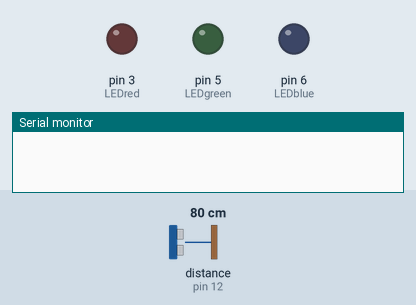
This sketch was run on a simulated Arduino Uno, built with avr-gcc and run on an emulated ATmega328P. Shown: output pins drawn as LEDs (lit = HIGH), the last lines printed to the serial monitor. Wiring (inferred from the names in the program): ultrasonic range finder: trigger pin 13; echo pin 12. The test bench sets the inputs (shaded band); at power-on: distance to the obstacle (sensor on pin 12) 80 cm. The echo pulse lasts 58.3 µs per cm; pins used as bus, display or sensor lines are not drawn.

Above: at 1.2 s.
1.3 s: distance to the obstacle (sensor on pin 12) set to 22 cm
2.8 s: distance to the obstacle (sensor on pin 12) set to 18 cm
4.7 s: distance to the obstacle (sensor on pin 12) set to 54 cm
6.2 s: distance to the obstacle (sensor on pin 12) set to 60 cm
At 6.5 s:
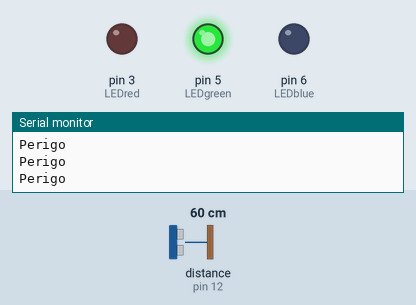
7.7 s: distance to the obstacle (sensor on pin 12) set to 44 cm
9.2 s: distance to the obstacle (sensor on pin 12) set to 37 cm
At 10.0 s:
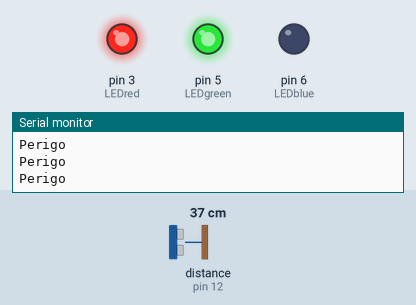
Timing chart, 0 to 11.7 s (numbered marks = the images above; inputs shaded):
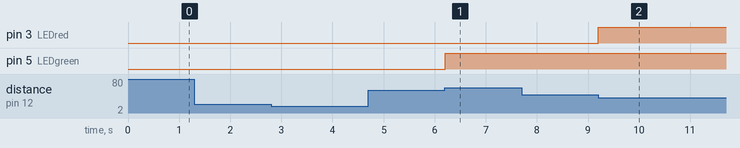

Measured:
- the behaviour switches between 41 and 40 cm on distance to the obstacle (sensor on pin 12) (found by bisection; images 1 and 2)
- after the input at 1.3 s, every drawn part: stays the same
- after the input at 6.2 s, pin 5 (LEDgreen): LOW → HIGH at once
- after the input at 7.7 s, every drawn part: stays the same
- after the input at 9.2 s, pin 3 (LEDred): LOW → HIGH at once

The sketch:

1.4.ino
```cpp
#define trigPin 13
#define echoPin 12
#define LEDred 3
#define LEDgreen 5
#define LEDblue 6

long distance;
int main_state = LOW;
unsigned long previousMillis = 0;

int RBint = 0;  //12,8

void blinkRedWithVariableFrequency(long distance) {
  unsigned long currentMillis = millis();

  int blinkInterval = measureDistance() * 30;

  if (currentMillis - previousMillis >= blinkInterval) {
    previousMillis = currentMillis;

    if (main_state == LOW) {
      main_state = HIGH;
    } else {
      main_state = LOW;
    }

    digitalWrite(LEDred, main_state);
    digitalWrite(LEDgreen, LOW);
    digitalWrite(LEDblue, LOW);
  }
}

long measureDistance() {
  long duration, distance;

  digitalWrite(trigPin, LOW);
  delayMicroseconds(2);
  digitalWrite(trigPin, HIGH);
  delayMicroseconds(10);
  digitalWrite(trigPin, LOW);

  duration = pulseIn(echoPin, HIGH);

  distance = duration / 58;

  return distance;
}

void setup() {
  Serial.begin(9600);
  pinMode(echoPin, INPUT);
  pinMode(trigPin, OUTPUT);

  pinMode(LEDred, INPUT);
  pinMode(LEDgreen, INPUT);
  pinMode(LEDblue, INPUT);
}

void loop() {
  distance = measureDistance();

  if (distance < 20) {
    blinkRedWithVariableFrequency(distance);
    Serial.println("Perigo");
  }

  if (distance >= 20 && distance < 40) {
    digitalWrite(LEDred, HIGH);
    digitalWrite(LEDgreen, HIGH);
    digitalWrite(LEDblue, LOW);
  }

  if (distance >= 40 && distance < 60) {
    digitalWrite(LEDred, LOW);
    digitalWrite(LEDgreen, HIGH);
    digitalWrite(LEDblue, LOW);
  }

  if (distance >= 60 && distance < 80) {
    RBint = (distance - 60) * 12, 8;

    analogWrite(LEDred, RBint);
    analogWrite(LEDblue, RBint);
    analogWrite(LEDgreen, 255);
  }

  if (distance >= 80) {
    digitalWrite(LEDred, HIGH);
    digitalWrite(LEDgreen, HIGH);
    digitalWrite(LEDblue, HIGH);
  }
}
```
